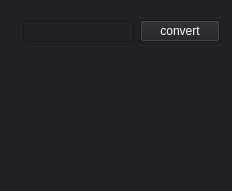
<?xml version="1.0" encoding="UTF-8"?>
<ui version="4.0">
 <class>MainWindow</class>
 <widget class="QMainWindow" name="MainWindow">
  <property name="geometry">
   <rect>
    <x>0</x>
    <y>0</y>
    <width>232</width>
    <height>191</height>
   </rect>
  </property>
  <property name="windowTitle">
   <string>Main</string>
  </property>
  <property name="windowIcon">
   <iconset>
    <normaloff>icon/convert_icon.png</normaloff>icon/convert_icon.png</iconset>
  </property>
  <property name="styleSheet">
   <string notr="true">background-color: rgb(32, 33, 36);</string>
  </property>
  <widget class="QWidget" name="centralwidget">
   <widget class="QWidget" name="layoutWidget">
    <property name="geometry">
     <rect>
      <x>10</x>
      <y>20</y>
      <width>210</width>
      <height>81</height>
     </rect>
    </property>
    <layout class="QGridLayout" name="gridLayout">
     <item row="0" column="2">
      <widget class="QPushButton" name="convert">
       <property name="styleSheet">
        <string notr="true">color: rgb(255, 255, 255);</string>
       </property>
       <property name="text">
        <string>convert</string>
       </property>
      </widget>
     </item>
     <item row="0" column="1">
      <widget class="QLineEdit" name="unit_line">
       <property name="styleSheet">
        <string notr="true">color: rgb(255, 255, 255);</string>
       </property>
      </widget>
     </item>
     <item row="0" column="0">
      <widget class="QLabel" name="unit_show">
       <property name="styleSheet">
        <string notr="true">color: rgb(255, 255, 255);</string>
       </property>
       <property name="text">
        <string/>
       </property>
      </widget>
     </item>
     <item row="1" column="0" colspan="3">
      <widget class="QLabel" name="eql">
       <property name="styleSheet">
        <string notr="true">color: rgb(255, 255, 255);</string>
       </property>
       <property name="text">
        <string/>
       </property>
      </widget>
     </item>
    </layout>
   </widget>
  </widget>
  <widget class="QMenuBar" name="menubar">
   <property name="geometry">
    <rect>
     <x>0</x>
     <y>0</y>
     <width>232</width>
     <height>25</height>
    </rect>
   </property>
  </widget>
  <widget class="QStatusBar" name="statusbar"/>
 </widget>
 <resources/>
 <connections/>
</ui>
